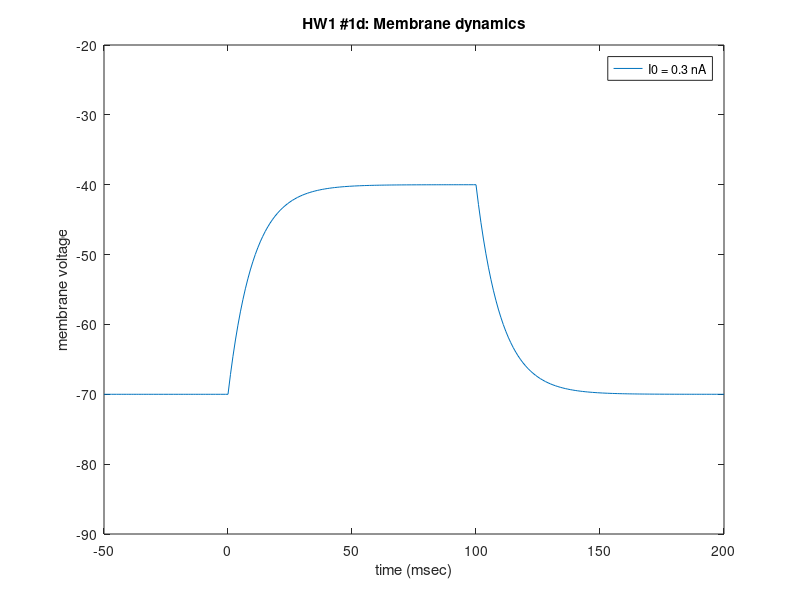

MATLAB code for this plot: (Note: this script raises an error after producing the figure.)
%% Integration of Hodgkin--Huxley equations with analytical method
  clear; clf;
% plot this solution of Vm on a graph, 
% with y-axis showing Vm in mV, 
% and x-axis showing time in msec 
% (lasting from -50 ms to 200 msec)


x0 = -50;
xlast = 200;

I0 = 0.3;

% t_on = 0;
t_off = 100;

Vrest = -70;
R = 100; %M-Ohm
C = 1; %pF
tau = 10; %msec

Vm = zeros(xlast-x0,1);

for t = x0:xlast
    if t < 0
        Vm(t-x0+1) = Vrest;
    elseif t < t_off
        Vm(t-x0+1) = R*I0*(1-exp(-t/tau)) + Vrest;
    else
        Vm(t-x0+1) = R*I0*exp(-(t-t_off)/tau) + Vrest;
    end
end

fig1 = figure; % Open new figure window
x = x0:xlast; % x-data
plot(x,Vm); % Plot 
hold on; % Allow future plots to be added above the current plot

ylim([-90 -20])

title('HW1 #1d: Membrane dynamics');
xlabel('time (msec)');
ylabel('membrane voltage');
legend('I0 = 0.3 nA');

saveas(fig1,sprintf('1f_R%s_C%s.fig', string(R), string(C)));
saveas(fig1,sprintf('1f_R%s_C%s.png', string(R), string(C)));
